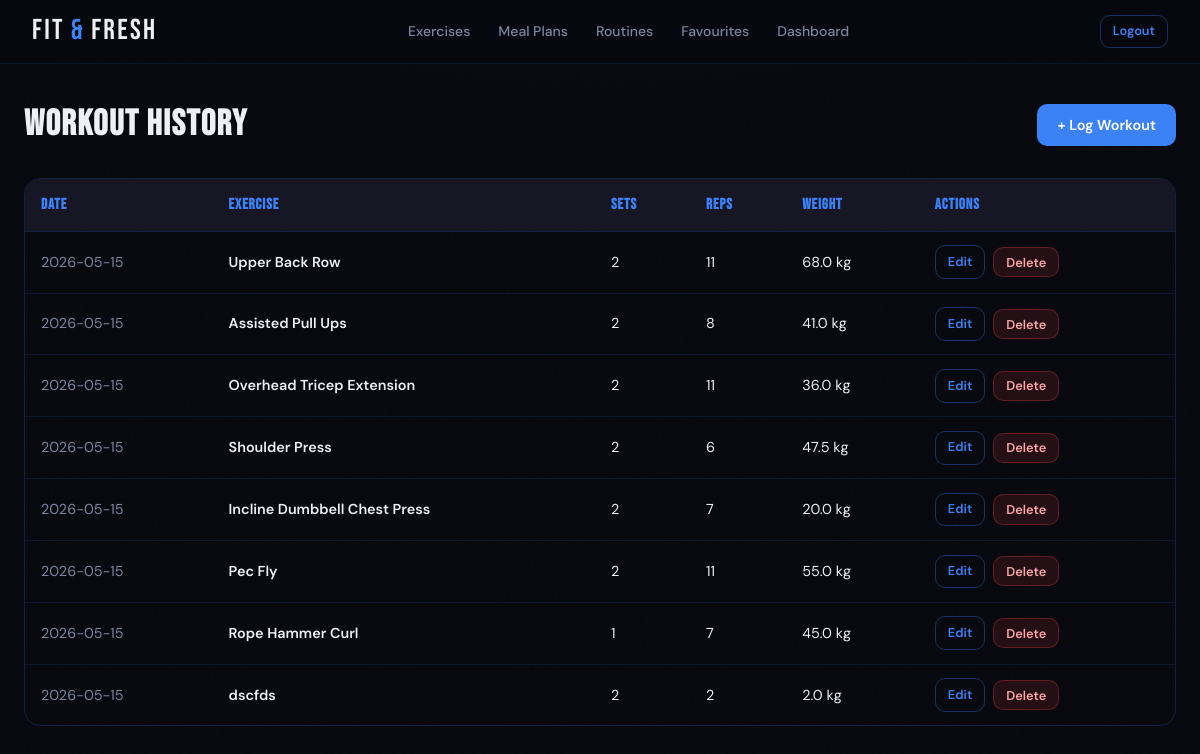
Page /workout-history (signed in) on the committed database.
### tables this page shows
CREATE TABLE workout (id INTEGER PRIMARY KEY AUTOINCREMENT, user_id INTEGER NOT NULL, workout_date TEXT NOT NULL DEFAULT (DATE('now')), exercise TEXT NOT NULL, sets INTEGER NOT NULL, reps INTEGER NOT NULL, weight REAL NOT NULL, FOREIGN KEY (user_id) REFERENCES user(id));

### App.py (the view)
@app.route("/workout-history")
def workout_history():
    if "user_id" not in session:
        return redirect(url_for("home"))
    conn = get_db()
    workouts = conn.execute( "SELECT * FROM workout WHERE user_id = ? ORDER BY workout_date DESC",(session["user_id"],)).fetchall() #Retrieves all workouts for the logged-in user, sorted by most recent first
    conn.close()
    return render_template("workout_history.html", workouts = workouts) #Returns the page with workout data

### DB_Models.py (called while the page is built)
def get_db():
    os.makedirs(os.path.dirname(DB_PATH), exist_ok = True) #Creates the instance folder if it doesn't exist
    conn = sqlite3.connect(DB_PATH) #Connects to the database file
    conn.row_factory = sqlite3.Row #Allows columns to be accessed by name instead of index
    conn.execute("PRAGMA foreign_keys = ON") #Enforces foreign key constraints
    return conn

### templates/workout_history.html (shortened to what this page needs)
{% extends "base.html" %}
{% block content %}
<div class="page">
    <div class="page-header">
        <h2>Workout History</h2>
        <a href="/log-workout" class="btn btn-primary">+ Log Workout</a>
    </div>
    {% if workouts %}
    <div class="table-wrap">
        <table>
            <thead>
                <tr>
                    <th>Date</th>
                    <th>Exercise</th>
                    <th>Sets</th>
                    <th>Reps</th>
                    <th>Weight</th>
                    <th>Actions</th>
                </tr>
            </thead>
            <tbody>
                {% for workout in workouts %}
                <tr>
                    <td style="color:var(--text-muted);">{{ workout.workout_date }}</td>
                    <td><strong>{{ workout.exercise }}</strong></td>
                    <td>{{ workout.sets }}</td>
                    <td>{{ workout.reps }}</td>
                    <td>{{ workout.weight }} kg</td>
                    <td>
                        <div class="table-actions">
                            <a href="{{ url_for('edit_workout', workout_id=workout.id) }}" class="btn btn-outline btn-sm">Edit</a>
                            <form action="{{ url_for('delete_workout', workout_id=workout.id) }}" method="POST">
                                <button type="submit" class="btn btn-danger btn-sm">Delete</button>
                            </form>
                        </div>
                    </td>
                </tr>
                {% endfor %}
            </tbody>
        </table>
    </div>
    {% endif %}
</div>
{% endblock %}

### static/style.css (style rules this page uses)
:root { --bg: #08080f; --bg-card: #0f0f1a; --bg-raised: #161625; --bg-input: #111120; --accent: #3b82f6; --accent-dim: #1d4ed8; --accent-glow: rgba(59,130,246,0.18); --accent-line: rgba(59,130,246,0.35); --text: #eef0f6; --text-muted: #7c85a0; --text-dim: #3a3f55; --border: rgba(59,130,246,0.12); --border-card: rgba(59,130,246,0.20); --success: #10b981; --danger: #ef4444; --warning: #f59e0b; --radius: 10px; --radius-lg: 16px; --nav-h: 64px; }
*, *::before, *::after { box-sizing: border-box; margin: 0; padding: 0; }
html { scroll-behavior: smooth; }
body { font-family: 'DM Sans', sans-serif; background: var(--bg); color: var(--text); min-height: 100vh; line-height: 1.6; background-image: radial-gradient(ellipse 80% 50% at 50% -20%, rgba(59,130,246,0.08) 0%, transparent 70%); }
body::before { content: ''; position: fixed; inset: 0; pointer-events: none; z-index: 0; opacity: 0.4; }
h1, h2, h3 { font-family: 'Bebas Neue', sans-serif; letter-spacing: 0.04em; line-height: 1.1; }
h2 { font-size: clamp(1.6rem, 3vw, 2.4rem); }
a { color: var(--accent); text-decoration: none; transition: color .2s; }
strong { color: var(--text); font-weight: 600; }
.page { position: relative; z-index: 1; max-width: 1200px; margin: 0 auto; padding: 2.5rem 1.5rem 4rem; }
.btn { display: inline-flex; align-items: center; gap: 0.4rem; padding: 0.6rem 1.25rem; border-radius: var(--radius); font-family: 'DM Sans', sans-serif; font-size: 0.9rem; font-weight: 600; cursor: pointer; border: none; transition: all .2s; text-decoration: none !important; white-space: nowrap; }
.btn-primary { background: var(--accent); color: #fff; }
.btn-outline { background: transparent; color: var(--accent); border: 1px solid var(--accent-line); }
.btn-danger { background: rgba(239,68,68,0.12); color: #fca5a5; border: 1px solid rgba(239,68,68,0.3); }
.btn-sm { padding: 0.35rem 0.75rem; font-size: 0.8rem; }
.table-wrap { overflow-x: auto; border-radius: var(--radius-lg); border: 1px solid var(--border-card); }
table { width: 100%; border-collapse: collapse; }
thead { background: var(--bg-raised); }
thead th { padding: 0.85rem 1rem; text-align: left; font-family: 'Bebas Neue', sans-serif; font-size: 0.95rem; letter-spacing: 0.06em; color: var(--accent); border-bottom: 1px solid var(--border-card); white-space: nowrap; }
tbody tr { border-bottom: 1px solid var(--border); transition: background .15s; }
tbody tr:last-child { border-bottom: none; }
td { padding: 0.85rem 1rem; font-size: 0.9rem; color: var(--text); vertical-align: middle; }
.table-actions { display: flex; gap: 0.5rem; align-items: center; }
.page-header { display: flex; align-items: center; justify-content: space-between; margin-bottom: 2rem; flex-wrap: wrap; gap: 1rem; }
.page-header h2 { color: var(--text); }

### rows in the picture
workout: workout_date "2026-05-15", exercise "Upper Back Row", sets "2", reps "11", weight "68.0"
workout: workout_date "2026-05-15", exercise "Assisted Pull Ups", sets "2", reps "8", weight "41.0"
workout: workout_date "2026-05-15", exercise "Overhead Tricep Extension", sets "2", reps "11", weight "36.0"
workout: workout_date "2026-05-15", exercise "Shoulder Press", sets "2", reps "6", weight "47.5"
workout: workout_date "2026-05-15", exercise "Incline Dumbbell Chest Press", sets "2", reps "7", weight "20.0"
workout: workout_date "2026-05-15", exercise "Pec Fly", sets "2", reps "11", weight "55.0"
workout: workout_date "2026-05-15", exercise "Rope Hammer Curl", sets "1", reps "7", weight "45.0"
workout: workout_date "2026-05-15", exercise "dscfds", sets "2", reps "2", weight "2.0"
